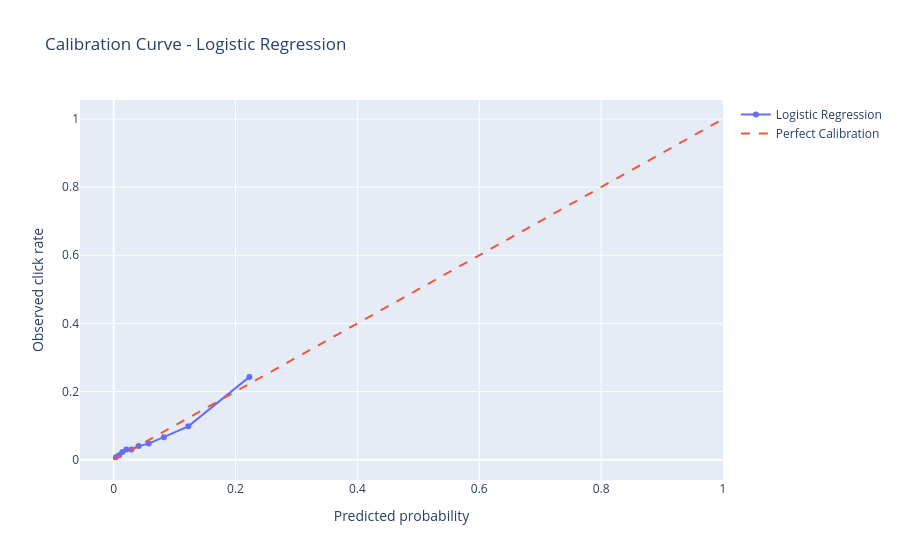

Notebook code cell kept with this figure:
### Code cell
prob_true_lr, prob_pred_lr = calibration_curve(y_test, lr_proba_test, n_bins=10, strategy="quantile")

fig_cal_lr = go.Figure()
fig_cal_lr.add_trace(go.Scatter(x=prob_pred_lr, y=prob_true_lr, mode="lines+markers", name="Logistic Regression"))
fig_cal_lr.add_trace(go.Scatter(x=[0, 1], y=[0, 1], mode="lines", name="Perfect Calibration", line=dict(dash="dash")))
fig_cal_lr.update_layout(
    title="Calibration Curve - Logistic Regression",
    xaxis_title="Predicted probability",
    yaxis_title="Observed click rate",
)
fig_cal_lr.show()

### Figure 1 — Plotly figure (JSON) as saved in the notebook; plotly's stock layout.template omitted (floating-point values rounded to 4 significant figures)
{"data": [{"mode": "lines+markers", "name": "Logistic Regression", "type": "scatter", "x": [0.003689, 0.009063, 0.01441, 0.02088, 0.02934, 0.04104, 0.05749, 0.08244, 0.1225, 0.2228], "y": [0.0072, 0.0132, 0.02227, 0.0296, 0.03, 0.03987, 0.0472, 0.06627, 0.09787, 0.2431]}, {"line": {"dash": "dash"}, "mode": "lines", "name": "Perfect Calibration", "type": "scatter", "x": [0, 1], "y": [0, 1]}], "layout": {"title": {"text": "Calibration Curve - Logistic Regression"}, "xaxis": {"title": {"text": "Predicted probability"}}, "yaxis": {"title": {"text": "Observed click rate"}}}}
